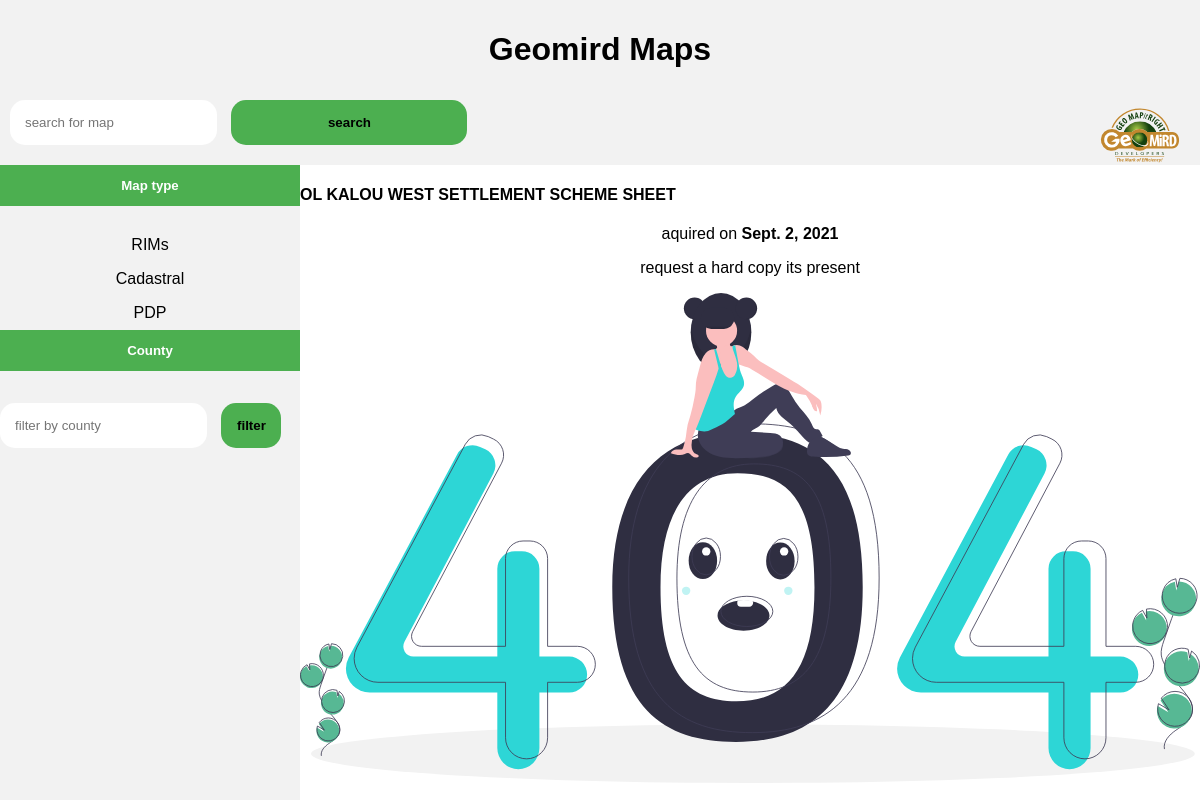
Page /details/16 on the committed database.
### maplogs/models.py (models this page shows, shortened)
class Map(models.Model):
    map_category_choices = [
        ('Cadastral', 'cadastral map'),
        ('General Boundary', 'general boundary'),
        ('PDP', 'pdp')
    ]
    county_choices = [
        ('Laikipia', 'Laikipia'),
        ('Nakuru', 'Nakuru'),
        ('Nyeri', 'Nyeri'),
        ('Nyandarua', 'Nyandarua'),
    ]
    title = models.CharField(max_length=200)
    scanned = models.BooleanField()
    upload_date = models.DateField(auto_now=True)
    stamped_county_date = models.DateField(auto_now=False, auto_now_add=False)
    county = models.CharField(max_length=50, choices=county_choices, default='Nyandarua')
    map_category = models.CharField(max_length=100, choices=map_category_choices, default='General Boundary')
    image = models.ImageField(upload_to='maps/%Y/%m/%d', blank=True)
    class Meta:
        ordering = ('-stamped_county_date',)

### maplogs/views.py (the view)
# urls.py: path('details/<int:map_id>', views.map_details, name='map_details'),
def map_details(requests, map_id):
    try:
        maps = Map.objects.get(pk=map_id)
    except Map.DoesNotExist:
        return render(requests, 'maps/404.html', {'map_id': map_id})
    context = {
        'map': maps
    }
    return render(requests, 'maps/map_detail.html', context)

### maplogs/templates/maps/map_detail.html (shortened to what this page needs)
{% extends 'maps/base.html' %}
{% load static %}
{% block body %}
<div class="map_details">
    <h4 >
        {{ map.title }}
    </h4>
    <p>
        aquired on <strong>{{ map.stamped_county_date }}</strong>
    </p>
    {% if not map.image %}
    <p>request a hard copy its present</p>
    {% else %}
    <a href="{% url 'maps:get_map' map.id %}">Get Map</a>
    {% endif %}
    <img src="{% if map.image %} {{ map.image.url }} {% else %} {% static 'img/no_image.svg' %} {% endif %}" alt="" srcset="" class="map_image">
</div>
{% endblock %}

### maplogs/static/maps/base.css (style rules this page uses)
body { margin: 0; padding: 0; font-family: Arial, Helvetica, sans-serif; }
p { text-align: center; }
.map_image { max-width: 100%; height: auto; }

### rows in the picture
Map: title "OL KALOU WEST SETTLEMENT SCHEME SHEET", stamped_county_date "Sept. 2, 2021"
